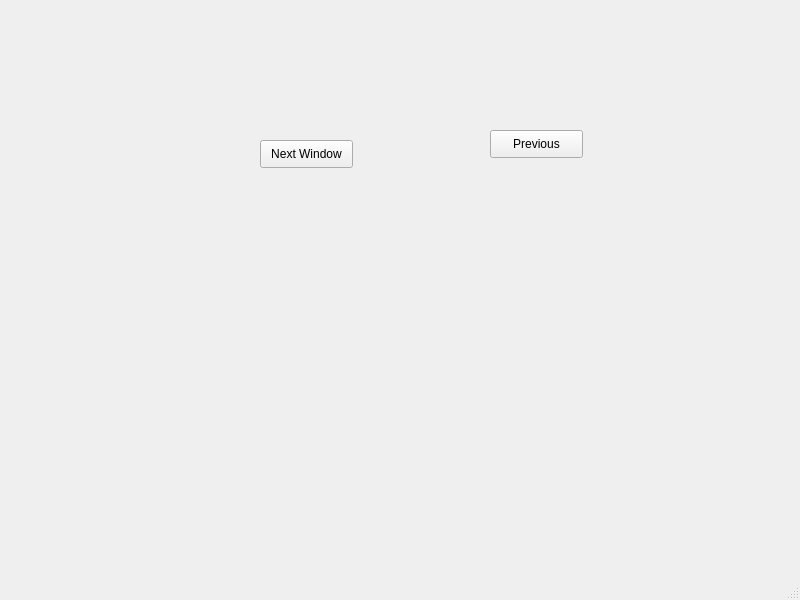
<?xml version="1.0" encoding="UTF-8"?>
<ui version="4.0">
 <class>MainWindow</class>
 <widget class="QMainWindow" name="MainWindow">
  <property name="geometry">
   <rect>
    <x>0</x>
    <y>0</y>
    <width>800</width>
    <height>600</height>
   </rect>
  </property>
  <property name="windowTitle">
   <string>MainWindow</string>
  </property>
  <widget class="QWidget" name="centralwidget">
   <widget class="QPushButton" name="pushButton">
    <property name="geometry">
     <rect>
      <x>260</x>
      <y>140</y>
      <width>93</width>
      <height>28</height>
     </rect>
    </property>
    <property name="text">
     <string>Next Window</string>
    </property>
   </widget>
   <widget class="QPushButton" name="pushButton_2">
    <property name="geometry">
     <rect>
      <x>490</x>
      <y>130</y>
      <width>93</width>
      <height>28</height>
     </rect>
    </property>
    <property name="text">
     <string>Previous</string>
    </property>
   </widget>
  </widget>
  <widget class="QMenuBar" name="menubar">
   <property name="geometry">
    <rect>
     <x>0</x>
     <y>0</y>
     <width>800</width>
     <height>26</height>
    </rect>
   </property>
  </widget>
  <widget class="QStatusBar" name="statusbar"/>
 </widget>
 <resources/>
 <connections/>
</ui>
